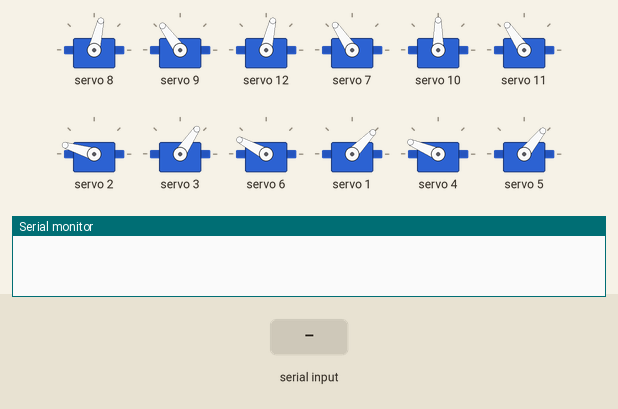
Recording of a sketch running on a simulated Arduino Uno, built with avr-gcc and run on an emulated ATmega328P. Shown: 12 × servo, the last lines printed to the serial monitor. Inputs (shaded band) come from the test bench.

Above: at 3.7 s.
3.8 s: "FORWARD|" received over Serial
At 6.4 s:
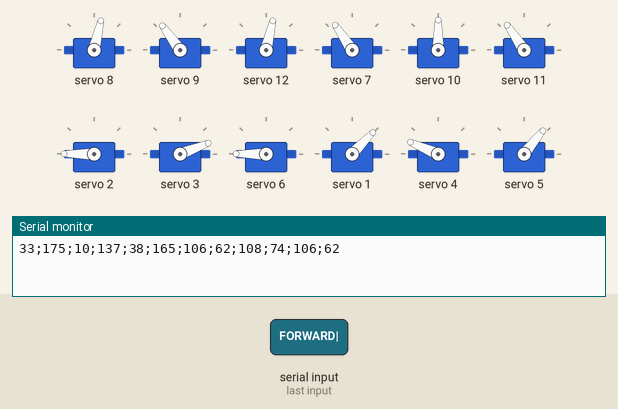
6.8 s: "BACKWARD|" received over Serial
At 9.5 s:
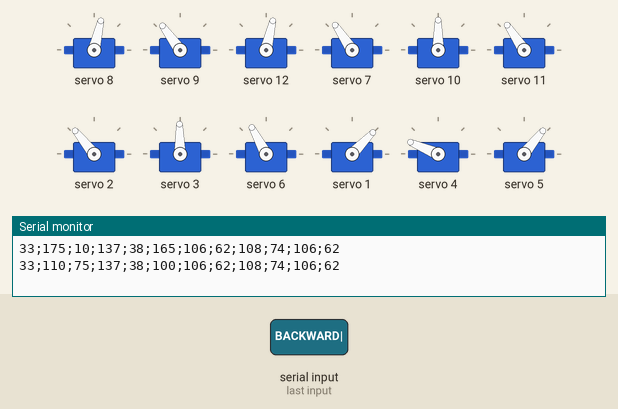
9.8 s: "LEFT|" received over Serial
At 12.5 s:
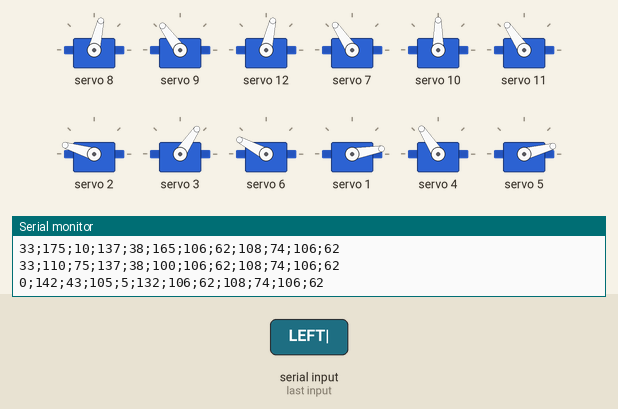
12.8 s: "RIGHT|" received over Serial
At 15.3 s:
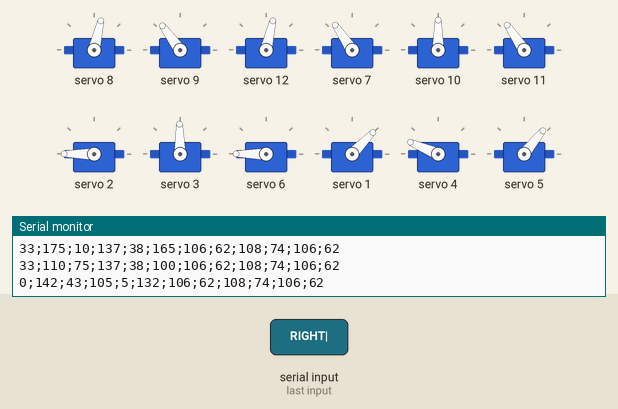
15.8 s: "FORWARD|" received over Serial
At 16.67 s:
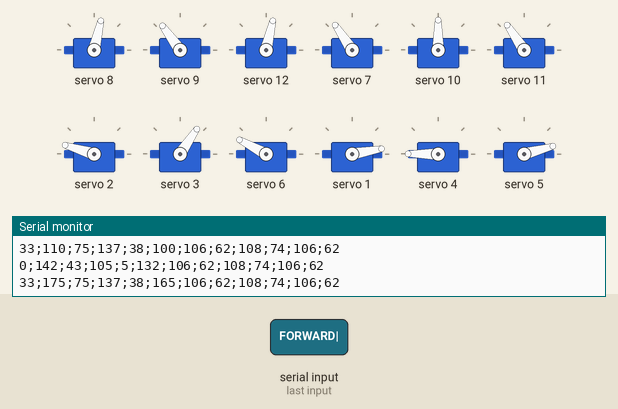
18.8 s: "LEFT|" received over Serial
At 19.69 s:
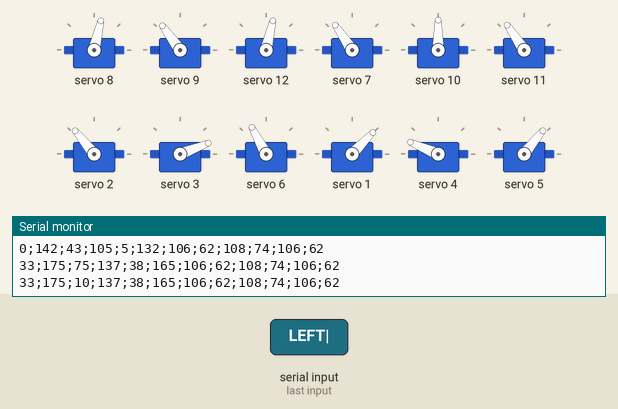
Timing chart, 0 to 22.1 s (numbered marks = the images above; inputs shaded):
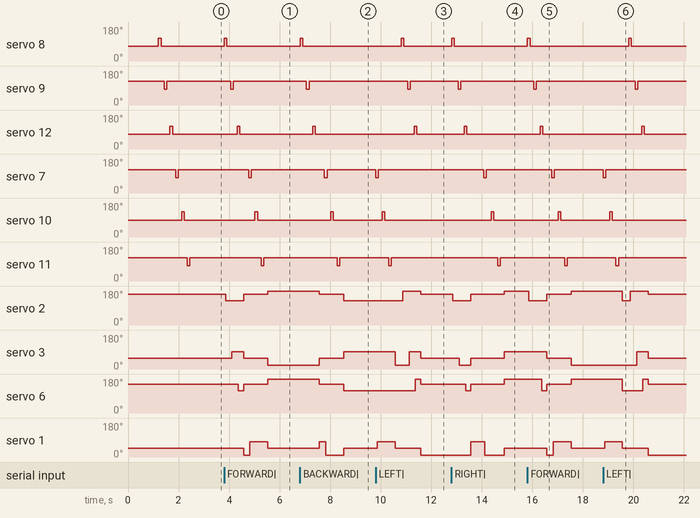

The sketch:

hexaphobus_pwm.ino
```cpp
/*!
 * @file hexaphobus_pwm.ino
 *
 * @authors
 *          - Cabana,       Gabriel  | cabg2101
 *          - Guay-Tanguay, Carolane | guac3201
 *          - Lalonde,      Philippe | lalp2803
 *          - Roy,          Olivier  | royo2206
 *
 * @date
 *       - 2020-01-29 (Creation)
 *       - 2020-04-18 (Last modification)
 *
 * Motion control, communication, and sequencing (main).
 *
 * <b>S4-H20 | GRO400</b>
 */

/*!
 * @page page_ino PWM on Arduino
 *
 * @section intro_sec Introduction
 *          Arduino code designed for intuitive control and monitoring of the
 *          HexaphobUS robot.
 *
 *          The servomotors use an I2C-bus controller
 *          (<a href="http://wiki.sunfounder.cc/index.php?title=PCA9685_16_Channel_12_Bit_PWM_Servo_Driver">
 *          Sunfounder PCA9685</a>) to communicate, with a 12-bit resolution
 *          (4096 steps).
 *
 * @section dependencies Dependencies
 *          This library depends on
 *          <a href="https://github.com/adafruit/Adafruit-PWM-Servo-Driver-Library">
 *          Adafruit PWM Servo Driver Library</a> being present on your system.
 *          Please make sure you have installed the latest version before using
 *          this library.
 *
 * @section license License
 *          This falls under the GitHub repository license (GPLv3). See more
 *          <a href="https://github.com/gabrielcabana21/HexaphobUS/blob/master/LICENSE">
 *          here</a>.
 */

/********************************************/

#  include <Wire.h>
#  include <Adafruit_PWMServoDriver.h>
#  include <Arduino.h>
///< Header of custom functions.
#  include "hexaphobus_pwm.h"

/********************************************/

/// Servomotor counter.
uint8_t servonum = 0;
/// State of the robot.
int State = 0;

/********************************************/

/*!
 * @brief Sets up the Arduino Mega 2560 R3.
 *
 *        This function sets the serial data transmission, the I2C
 *        communication with the PWM servo driver, and the update
 *        frequency.
 */
void setup() {

  Serial.begin(9600);
  pwm.begin();
  pwm.setPWMFreq(FREQUENCY);
  delay(1000);
  init_move();
}

/*!
 * @brief Runs the Arduino Mega 2560 R3.
 *
 *        This function calibrates the servomotors and allows the robot
 *        to move according to user input.
 */
void loop() {

  State = UpdateCommand();

  if (State != 0 && State != -1) {
    if (State == 1) {
      Moving(POS_FRONT);
    }
    else if (State == 2) {
      Moving(POS_BACK);
    }
    else if (State == 3) {
      MovingLeft();
    }
    else if (State == 4) {
      MovingRight();
    }
    AngleToHMI();
    State = 0;
  }
}
```

hexaphobus_pwm.h
```cpp
/*!
 * @file hexaphobus_pwm.h
 *
 * @authors
 *          - Boulet,       Philippe | boup2341
 *          - Cabana,       Gabriel  | cabg2101
 *          - Guay-Tanguay, Carolane | guac3201
 *          - Lalonde,      Philippe | lalp2803
 *          - Roy,          Olivier  | royo2206
 *
 * @date
 *       - 2020-02-25 (Creation)
 *       - 2020-04-18 (Last modification)
 *
 * Motion control, communication, and sequencing (header).
 *
 * <b>S4-H20 | GRO400</b>
 */

/********************************************/

#  include <Adafruit_PWMServoDriver.h>

/// Encoder value (min).
#  define MIN_PULSE_WIDTH     650
/// Encoder value (max).
#  define MAX_PULSE_WIDTH     2650
/// Encoder value (calibrated zero).
#  define DEFAULT_PULSE_WIDTH 1500
/// Communication frequency.
#  define FREQUENCY           50

/// Position value (down).
#  define POS_DOWN   0
/// Position value (up).
#  define POS_UP     1
/// Position value (back).
#  define POS_BACK   0
/// Position value (front).
#  define POS_FRONT  1
/// Position value (center).
#  define POS_CENTER 2

/// Angle value in degrees (down).
#  define DOWN   65-15
/// Angle value in degrees (up).
#  define UP     25-15
/// Angle value in degrees (back).
#  define BACK   10
/// Angle value in degrees (front).
#  define FRONT  75
/// Angle value in degrees (center).
#  define CENTER 43

/// Flag for reading new data.
boolean newData = false;
/// Bytes transferred via serial communication.
String input_string;
/// State to be executed according to movement command.
int return_state = 0;

/// Adjustments for each servomotor angle.
int SHIFT[13] = {-1, -10, -5, 0, 0, -5, 5, 56, 68, 58, 56, 56, 68};
/// Servomotor angles.
int ANGLE[13] = {-1, 0, 0, 0, 0, 0, 0, 0, 0, 0, 0, 0, 0};

/// Communication port with the PWM servo driver.
Adafruit_PWMServoDriver pwm = Adafruit_PWMServoDriver();

/********************************************/

/*!
 * @brief Writes command to the communication port.
 *
 *        The command written to the port should be 1 for a forward
 *        movement, 2 for a backward movement, 3 for a left turn, and 4
 *        for a right turn.
 *
 * @param string_to_write
 *
 *        Movement state of the robot.
 */
void writeCommand(String string_to_write) {
  Serial.println(string_to_write);
}

/*!
 * @brief Updates command to be written to the communication port.
 *
 *        The updated command should be 1 for a forward movement, 2 for
 *        a backward movement, 3 for a left turn, and 4 for a right turn.
 *
 * @return The command state for the next movement (integer).
 */
int UpdateCommand()
{
  while (newData == false) {
    input_string = "";
    input_string = Serial.readStringUntil('|');
    input_string = String(input_string);

    if (sizeof(input_string) > 0) {
      newData = true;
    }
  }

  if (newData) {
    if (input_string == "FORWARD") {
      return_state = 1;
    }
    else if (input_string == "BACKWARD") {
      return_state = 2;
    }
    else if (input_string == "LEFT") {
      return_state = 3;
    }
    else if (input_string == "RIGHT") {
      return_state = 4;
    }
    else {
      newData = false;
      return -1;
    }

    newData = false;
    return return_state;
  }

  else {
    return_state = 0;
  }

  return 0;
}

/*!
 * @brief Sends servomotor angles to the HMI.
 *
 *       Prints the angle values in the terminal for each servomotor
 *       and sends the information to the HMI via serial communication.
 *
 * @return 0 after communication with the HMI.
 */
int AngleToHMI() {

  String string_to_send = String(ANGLE[1]);

  for (int i = 2; i < 13; i++) {
    string_to_send += ";" + String(ANGLE[i]);
  }

  if (sizeof(string_to_send) < 6) {
    return -1;
  }
  writeCommand(string_to_send);
  return 0;
}

/********************************************/

/*!
 * @brief Converts an angle to a servomotor encoder value.
 *
 *        Converts a desired angular position for a certain leg part
 *        to an encoder value for compatibility with the servomotors.
 *
 * @param angle
 *
 *        Desired angle for a specific servomotor.
 *
 * @return analog_value, which is the servomotor encoder value.
 */
int pulseWidth(int angle) {
  if(angle > 180) {
    return -1;
  }

  int pulse_wide, analog_value;
  pulse_wide   = map(angle, 0, 180, MIN_PULSE_WIDTH, MAX_PULSE_WIDTH);
  analog_value = int(float(pulse_wide) / 1000000 * FREQUENCY * 4096);

  return analog_value;
}

/********************************************/

/*!
 * @brief Up and down movement sequence for the servomotors.
 *
 *        Moves up to three tibia servomotors (any motor from #1 to #6)
 *        up or down with the corresponding leg part.
 *
 * @param Leg1
 *
 *        First leg to move (any from #1 to #6). If leg parameter is
 *        equal to 0, the corresponding leg will not move.
 *
 * @param Leg2
 *
 *        Second leg to move (any from #1 to #6). If leg parameter is
 *        equal to 0, the corresponding leg will not move.
 *
 * @param Leg3
 *
 *        Third leg to move (any from #1 to #6). If leg parameter is
 *        equal to 0, the corresponding leg will not move.
 *
 * @param pos1
 *
 *        Direction of movement for the first leg.
 *        - POS_DOWN (0): move down;
 *        - POS_UP (1): move up.
 *
 * @param pos2
 *
 *        Direction of movement for the second leg.
 *        - POS_DOWN (0): move down;
 *        - POS_UP (1): move up.
 *
 * @param pos3
 *
 *        Direction of movement for the third leg.
 *        - POS_DOWN (0): move down;
 *        - POS_UP (1): move up.
 *
 * @param Time
 *
 *        Delay after sending the information to the servomotors.
 *        Crucial for optimized sequencing.
 *
 * @return -1 for handling errors, 0 if execution was correct.
 */
int UpAndDown(int Leg1,
              int Leg2,
              int Leg3,
              int pos1,
              int pos2,
              int pos3,
              int Time) {

  int Legs[3]  = {Leg1, Leg2, Leg3};
  int pos[3]   = {pos1, pos2, pos3};
  int angle[3] = {0, 0, 0};

  for (int i = 0; i < 3; i++) {
    if(Legs[i] > 0 && Legs[i] <= 6) {
      if (pos[i] == 1) {
        angle[i] = UP + SHIFT[Legs[i] + 6];
      }
      else {
        angle[i] = DOWN + SHIFT[Legs[i] + 6];
      }

      if (Legs[i] % 2 == 0) {
        pwm.setPWM(Legs[i] + 6, 0, pulseWidth(180 - angle[i]));
        ANGLE[Legs[i] + 6] = 180 - angle[i];
      }
      else if (Legs[i] == 0)
      {}
      else
      {
        pwm.setPWM(Legs[i] + 6, 0, pulseWidth(angle[i]));
        ANGLE[Legs[i] + 6] = angle[i];
      }
    }
    else if (Legs[i] == 0) {
    }
    else {
      return -1;
    }
  }

  delay(Time);
  return 0;
}

/*!
 * @brief Forward, center, and backward movement sequence for the
 *        servomotors.
 *
 *        Moves up to three coxa servomotors (any motor from #1 to #6)
 *        forward, center or backward with the corresponding leg part.
 *
 * @param Leg1
 *
 *        First leg to move (any from #1 to #6). If leg izeof(input_string) > 0parameter is
 *        equal to 0, the corresponding leg will not move.
 *
 * @param Leg2
 *
 *        Second leg to move (any from #1 to #6). If leg parameter is
 *        equal to 0, the corresponding leg will not move.
 *
 * @param Leg3
 *
 *        Third leg to move (any from #1 to #6). If leg parameter is
 *        equal to 0, the corresponding leg will not move.
 *
 * @param pos1
 *
 *        Direction of movement for the first leg.
 *        - POS_BACK (0): move forward;
 *        - POS_FRONT (1): move backward;
 *        - POS_CENTER (2): move to the center.
 *
 * @param pos2
 *
 *        Direction of movement for the second leg.
 *        - POS_BACK (0): move forward;
 *        - POS_FRONT (1): move backward;
 *        - POS_CENTER (2): move to the center.
 *
 * @param pos3
 *
 *        Direction of movement for the third leg.
 *        - POS_BACK (0): move forward;
 *        - POS_FRONT (1): move backward;
 *        - POS_CENTER (2): move to the center.
 *
 * @param Time
 *
 *        Delay after sending the information to the servomotors.
 *        Crucial for optimized sequencing.
 *
 * @return -1 for handling errors, 0 if execution was correct.
 */
int ForwardAndBackward(int Leg1,
                       int Leg2,
                       int Leg3,
                       int pos1,
                       int pos2,
                       int pos3,
                       int Time) {

  if (Time < 0) {
    return -1;
  }

  int Legs[3]  = {Leg1, Leg2, Leg3};
  int pos[3]   = {pos1, pos2, pos3};
  int angle[3] = {0, 0, 0};

  for (int i = 0; i < 3; i++) {
    if (Legs[i] > 0 && Legs[i] <= 6) {
      if (pos[i] == 0) {
        angle[i] = BACK + SHIFT[Legs[i]];
      }
      else if (pos[i] == 1) {
        angle[i] = FRONT + SHIFT[Legs[i]];
      }
      else {
        angle[i] = CENTER + SHIFT[Legs[i]];
      }

      if (Legs[i] % 2 == 0) {
        pwm.setPWM(Legs[i], 0, pulseWidth(180 - angle[i]));
        ANGLE[Legs[i]] = 180 - angle[i];
      }
      else if (Legs[i] == 0) {
      }
      else {
        pwm.setPWM(Legs[i], 0, pulseWidth(angle[i]));
        ANGLE[Legs[i]] = angle[i];
      }
    }
    else if (Legs[i] == 0) {
    }
    else {
      return -1;
    }
  }

  delay(Time);
  return 0;
}

/*!
 * @brief Sequence to move one leg (tibia + coxa servomotors).
 *
 *        Defines a complete sequence to move a leg. Combines coxa
 *        movements (forward, backward, center) and tibia movements
 *        (up, down).
 *
 * @param leg
 *
 *        Leg to move (any from #1 to #6). If leg parameter is
 *        equal to 0, the corresponding leg will not move.
 *
 * @param Direction
 *
 *       Pass the coxa direction to the servomotor.
 *       - POS_BACK (0): move forward;
 *       - POS_FRONT (1): move backward;
 *       - POS_CENTER (2): move to the center.
 *
 * @param Time
 *
 *        Delay after sending the information to the servomotors.
 *        Crucial for optimized sequencing.
 *
 * @return -1 for handling errors, 0 if execution was correct.
 */
int MoveOneLeg(int leg,
               int Direction,
               int Time) {

  UpAndDown(leg, 0, 0, POS_UP, POS_UP, POS_UP, 50);

  if(Direction == POS_FRONT) {
    ForwardAndBackward(leg, 0, 0, POS_FRONT, POS_CENTER, POS_CENTER, 50);
  }
  else if (Direction == POS_BACK) {
    ForwardAndBackward(leg, 0, 0, POS_BACK, POS_CENTER, POS_CENTER, 50);
    }
  else {
    ForwardAndBackward(leg, 0, 0, POS_CENTER, POS_CENTER, POS_CENTER, 50);
  }

  UpAndDown(leg, 0, 0, POS_DOWN, POS_DOWN, POS_DOWN, 50);
  delay(Time);
  return 0;
}

/********************************************/

/*!
 * @brief Initialization of all servomotors.
 *
 *        Initializes all the servomotors to a central position
 *        (passive calibration). Gets the robot ready to move.
 *
 * @return -1 for handling errors, 0 if execution was correct.
 */
int init_move() {

  UpAndDown(2, 3, 6, POS_DOWN, POS_DOWN, POS_DOWN, 0);
  UpAndDown(1, 4, 5, POS_DOWN, POS_DOWN, POS_DOWN, 0);

  delay(200);

  MoveOneLeg(2, POS_CENTER, 75);
  MoveOneLeg(3, POS_CENTER, 75);
  MoveOneLeg(6, POS_CENTER, 75);
  MoveOneLeg(1, POS_CENTER, 75);
  MoveOneLeg(4, POS_CENTER, 75);
  MoveOneLeg(5, POS_CENTER, 75);

  return 0;
}

/*!
 * @brief Moves the robot forward or backward.
 *
 *        Defines the entire sequence to move the robot forward or
 *        backward, with all six legs in sync.
 *
 * @param B_Moving
 *
 *        TBD
 *
 * @param nb_sequence
 *
 *        TBD
 *
 * @param dir
 *
 *        Direction of the robot.
 *        - POS_BACK (0): move forward;
 *        - POS_FRONT (1): move backward.
 *
 * @return -1 for handling errors, 0 if execution was correct.
 */
int Moving(int dir) {

  int inv_dir = 0;

  if (dir == POS_FRONT) {
    inv_dir = POS_BACK;
  }
  else if (dir == POS_BACK) {
    inv_dir=POS_FRONT;
  }

  MoveOneLeg(2, dir, 100);
  MoveOneLeg(3, dir, 100);
  MoveOneLeg(6, dir, 100);
  ForwardAndBackward(1, 4, 5, inv_dir, inv_dir, inv_dir, 0);
  ForwardAndBackward(2, 3, 6, POS_CENTER, POS_CENTER, POS_CENTER, 0);
  delay(200);

  MoveOneLeg(1, dir, 100);
  MoveOneLeg(4, dir, 100);
  MoveOneLeg(5, dir, 100);
  ForwardAndBackward(2, 3, 6, inv_dir, inv_dir, inv_dir, 0);
  ForwardAndBackward(1, 4, 5, POS_CENTER, POS_CENTER, POS_CENTER, 0);
  delay(200);

  return 0;
}

/*!
 * @brief Rotates the robot to the right (clockwise).
 *
 *        Defines the entire sequence to rotate the robot to the right
 *        (clockwise), with all six legs in sync.
 *
 * @param B_MovingRight
 *
 *        TBD
 *
 * @param nb_sequence
 *
 *        TBD
 *
 * @return -1 for handling errors, 0 if execution was correct.
 */
int MovingRight() {

  MoveOneLeg(2, POS_FRONT, 100);
  MoveOneLeg(3, POS_BACK, 100);
  MoveOneLeg(6, POS_FRONT, 100);
  ForwardAndBackward(2, 3, 6, POS_CENTER, POS_CENTER, POS_CENTER, 0);
  ForwardAndBackward(1, 4, 5, POS_FRONT, POS_BACK, POS_FRONT, 0);
  delay(500);

  MoveOneLeg(1, POS_BACK, 150);
  MoveOneLeg(4, POS_FRONT, 100);
  MoveOneLeg(5, POS_BACK, 100);
  ForwardAndBackward(2, 3, 6, POS_BACK, POS_FRONT, POS_BACK, 0);
  ForwardAndBackward(1, 4, 5, POS_CENTER, POS_CENTER, POS_CENTER, 0);
  delay(500);

  return 0;
}

/*!
 * @brief Rotates the robot to the left (anticlockwise).
 *
 *        Defines the entire sequence to rotate the robot to the left
 *        (anticlockwise), with all six legs in sync.
 *
 * @param B_MovingLeft
 *
 *        TBD
 *
 * @param nb_sequence
 *
 *        TBD
 *
 * @return -1 for handling errors, 0 if execution was correct.
 */
int MovingLeft() {

  MoveOneLeg(1, POS_FRONT, 100);
  MoveOneLeg(4, POS_BACK, 100);
  MoveOneLeg(5, POS_FRONT, 100);
  ForwardAndBackward(1, 4, 5, POS_CENTER, POS_CENTER, POS_CENTER, 0);
  ForwardAndBackward(2, 3, 6, POS_FRONT, POS_BACK, POS_FRONT, 0);
  delay(250);

  MoveOneLeg(2, POS_BACK, 100);
  MoveOneLeg(3, POS_FRONT, 100);
  MoveOneLeg(6, POS_BACK, 100);
  ForwardAndBackward(1, 4, 5, POS_BACK, POS_FRONT, POS_BACK, 0);
  ForwardAndBackward(2, 3, 6, POS_CENTER, POS_CENTER, POS_CENTER, 0);
  delay(250);

  return 0;
}
```

Measured:
- after the input at 3.8 s, servo 8: 77° → 120° at once, → 77° 0.10 s later; servo 9: 126° → 83° after 0.26 s, → 126° 0.10 s later; servo 12: 77° → 120° after 0.51 s, → 77° 0.10 s later; servo 7: 124° → 81° after 0.97 s, → 124° 0.10 s later; servo 10: 90° → 133° after 1.2 s, → 90° 0.10 s later
- after the input at 6.8 s, servo 8: 77° → 120° at once, → 77° 0.10 s later; servo 9: 126° → 83° after 0.26 s, → 126° 0.10 s later; servo 12: 77° → 120° after 0.52 s, → 77° 0.10 s later; servo 7: 124° → 81° after 0.97 s, → 124° 0.10 s later; servo 10: 90° → 133° after 1.2 s, → 90° 0.10 s later
- after the input at 9.8 s, servo 8: 77° → 120° after 1.0 s, → 77° 0.10 s later; servo 9: 126° → 83° after 1.3 s, → 126° 0.10 s later; servo 12: 77° → 120° after 1.5 s, → 77° 0.10 s later; servo 7: 124° → 81° at once, → 124° 0.10 s later; servo 10: 90° → 133° after 0.26 s, → 90° 0.10 s later
- after the input at 12.8 s, servo 8: 77° → 120° at once, → 77° 0.10 s later; servo 9: 126° → 83° after 0.26 s, → 126° 0.10 s later; servo 12: 77° → 120° after 0.51 s, → 77° 0.10 s later; servo 7: 124° → 81° after 1.3 s, → 124° 0.10 s later; servo 10: 90° → 133° after 1.6 s, → 90° 0.10 s later
- after the input at 15.8 s, servo 8: 77° → 120° at once, → 77° 0.10 s later; servo 9: 126° → 83° after 0.26 s, → 126° 0.10 s later; servo 12: 77° → 120° after 0.51 s, → 77° 0.10 s later; servo 7: 124° → 81° after 0.97 s, → 124° 0.10 s later; servo 10: 90° → 133° after 1.2 s, → 90° 0.10 s later
- after the input at 18.8 s, servo 8: 77° → 120° after 1.0 s, → 77° 0.10 s later; servo 9: 126° → 83° after 1.3 s, → 126° 0.10 s later; servo 12: 77° → 120° after 1.5 s, → 77° 0.10 s later; servo 7: 124° → 81° at once, → 124° 0.10 s later; servo 10: 90° → 133° after 0.26 s, → 90° 0.10 s later
